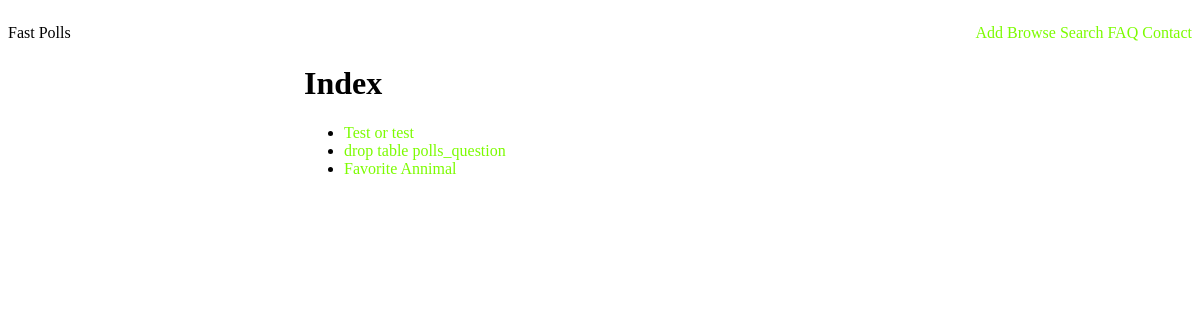
/polls/, run on an earlier commit of the app's database.
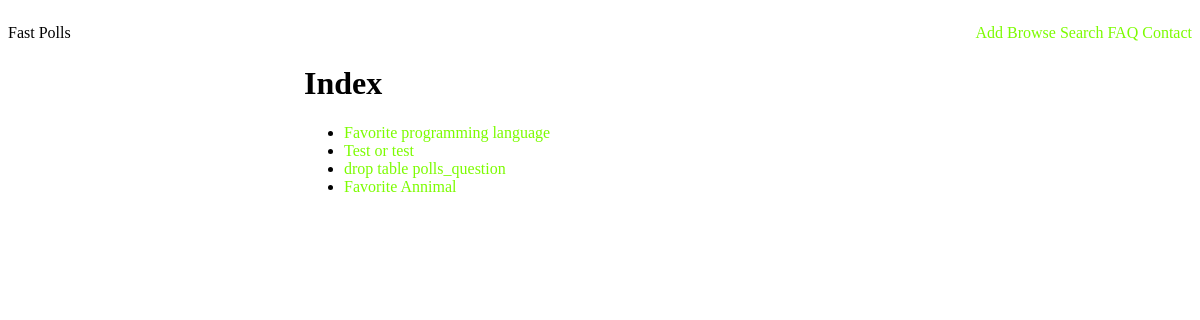
And on a later commit of the database.
### polls/models.py (models this page shows, shortened)
class Question(models.Model):
    title = models.CharField(max_length=100)
    question_text = models.CharField(max_length=300)
    pub_date = models.DateTimeField('Publication Date')

### polls/views.py (the view)
def index(request):
    latest_question_list = Question.objects.order_by('-pub_date')
    template = loader.get_template('polls/index.html')
    context = {
        'latest_question_list': latest_question_list,
    }
    return HttpResponse(template.render(context, request))

### templates/polls/index.html
{% extends 'fast_polls/base.html' %}
{% block main %}
    <h1>{% block title %}Index{% endblock %}</h1>
    {% if latest_question_list %}
        <ul>
            {% for question in latest_question_list %}
                <li><a href="{% url 'polls:vote' question.id %}">{{ question.title }}</a></li>
            {% endfor %}
        </ul>
    {% else %}
        <p>No polls are available.</p>
    {% endif %}
{% endblock %}

What changed in the data, as far as the page shows it:
added Question: title "Favorite programming language"
